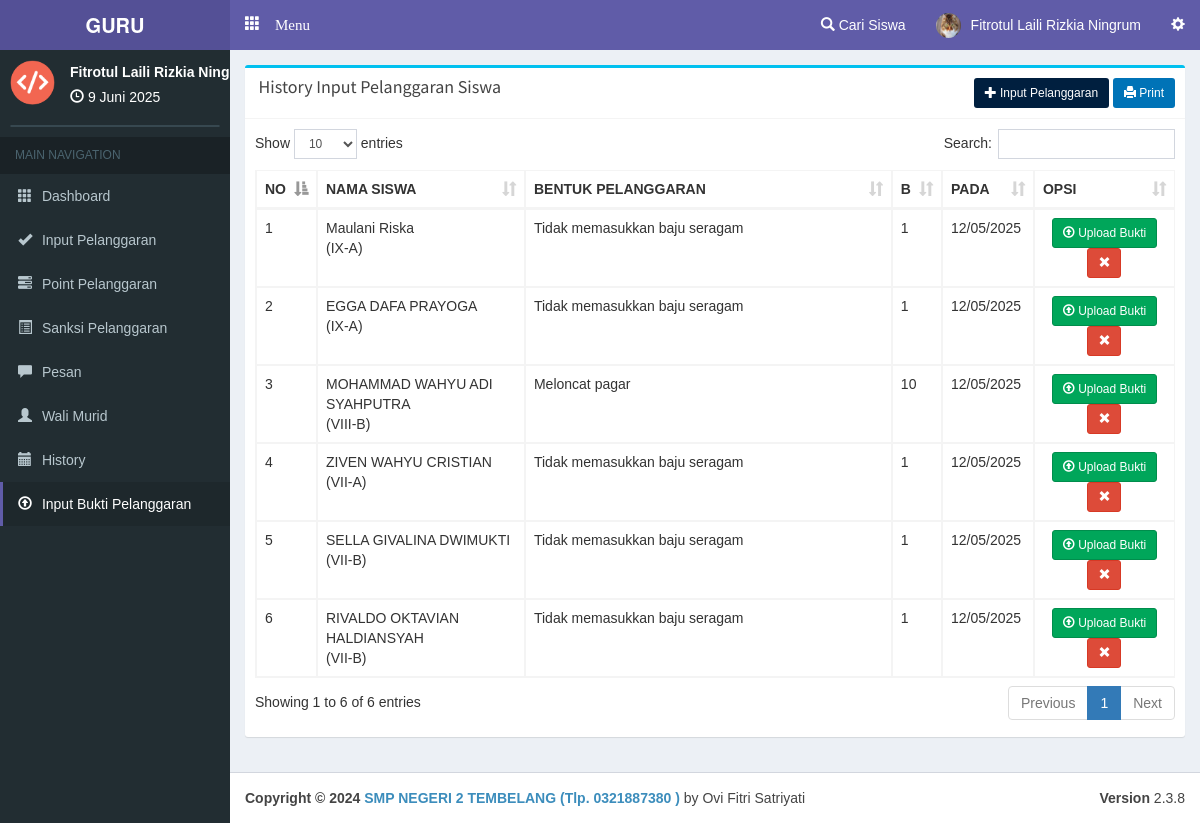
The page /guru/inputbukti (signed in) on the database its author committed.
### tables this page shows
CREATE TABLE `guru` (
  `c_guru` varchar(10) NOT NULL,
  `nama` varchar(100) NOT NULL,
  `username` varchar(30) NOT NULL,
  `password` varchar(30) NOT NULL,
  `foto` text NOT NULL
);

CREATE TABLE `pelanggaran` (
  `c_pelanggaran` varchar(5) NOT NULL,
  `c_siswa` varchar(10) NOT NULL,
  `c_kelas` varchar(10) NOT NULL,
  `c_benpel` varchar(10) NOT NULL,
  `bobot` int(4) NOT NULL,
  `c_guru` varchar(10) NOT NULL,
  `at` datetime NOT NULL
);

CREATE TABLE `siswa` (
  `c_siswa` varchar(10) NOT NULL,
  `c_kelas` varchar(10) NOT NULL,
  `nisn` varchar(20) NOT NULL,
  `nama` varchar(100) NOT NULL,
  `jk` varchar(1) NOT NULL,
  `alamat` varchar(150) NOT NULL,
  `tl` date NOT NULL
);

CREATE TABLE `kelas` (
  `c_kelas` varchar(10) NOT NULL,
  `kelas` varchar(60) NOT NULL
);

CREATE TABLE `benpel` (
  `c_benpel` varchar(10) NOT NULL,
  `c_katbenpel` varchar(10) NOT NULL,
  `benpel` text NOT NULL,
  `bobot` int(11) NOT NULL
);

### php/config.php (called while the page is built, shortened)
<?php
$base='http://localhost/pps/';
$basegu='http://localhost/pps/guru/';
?>

### php/function.php (called while the page is built, shortened)
<?php
function tgl($date){
  $array_bulan = array(1=>'Januari','Februari','Maret', 'April', 'Mei', 'Juni','Juli','Agustus','September','Oktober', 'November','Desember');
  $date = strtotime($date);
  $tanggal = date ('j', $date);
  $bulan = $array_bulan[date('n',$date)];
  $tahun = date('Y',$date);
  $result = $tanggal ." ". $bulan ." ". $tahun;
  return($result);
}
?>

### guru/view/inputbukti.php (the view, shortened to what this page needs)
<div class="row">
  <div class="col-xs-12 col-md-12 col-lg-12">
    <div class="box box-info">
      <div class="box-header  with-border">
          <h3 class="box-title">&nbsp;History Input Pelanggaran Siswa</h3>
          <span class="pull-right">
              <a href="<?php echo $basegu; ?>inputpelanggaran" class="btn bg-navy btn-sm">
                  <i class="glyphicon glyphicon-plus"></i> Input Pelanggaran
              </a>
              <a target="_blank" class="btn bg-blue btn-sm" href="<?php echo $basegu.'print/printpelguru?guru='.$_SESSION['c_guru'].''; ?>">
                  <i class="glyphicon glyphicon-print"></i> Print
              </a>
          </span>
      </div>
      <div class="box-body table-responsive">
        <table id="example1" class="table table-bordered table-hover">
          <thead>
          <tr>
            <th width="1%">NO</th>
            <th>NAMA SISWA</th>
            <th width="40%">BENTUK PELANGGARAN</th>
            <th width="1%">B</th>
            <th width="10%">PADA</th>
            <th>OPSI</th>
          </tr>
          </thead>
          <tbody>
      <?php
      $smk=mysqli_query($con,"SELECT * FROM pelanggaran where c_guru='$_SESSION[c_guru]' order by at desc ");
      $vr=1;
      while($akh=mysqli_fetch_array($smk)){
          $sis=mysqli_fetch_array(mysqli_query($con,"SELECT * FROM siswa where c_siswa='$akh[c_siswa]' "));
          $kel=mysqli_fetch_array(mysqli_query($con,"SELECT * FROM kelas where c_kelas='$akh[c_kelas]' "));
          $ben=mysqli_fetch_array(mysqli_query($con,"SELECT * FROM benpel where c_benpel='$akh[c_benpel]' "));
          $nama_siswa = preg_replace('/[^a-zA-Z0-9_\-]/', '_', $sis['nama']);
      ?>
          <tr>
            <td><?php echo $vr; ?></td>
            <td><?php echo $sis['nama']; ?><br>(<?php echo $kel['kelas']; ?>)</td>
            <td><?php echo $ben['benpel']; ?></td>
            <td><?php echo $akh['bobot']; ?></td>
            <td><?php echo date("d/m/Y", strtotime($akh['at'])); ?></td>
            <td align="center">
              <button
                  class="btn btn-success btn-sm upload-bukti-btn"
                  data-toggle="modal"
                  data-target="#uploadBuktiModal"
                  data-c_siswa="<?php echo $sis['c_siswa']; ?>"
                  data-nama_siswa="<?php echo $nama_siswa; ?>"
              >
                  <i class="glyphicon glyphicon-upload"></i> Upload Bukti
              </button>
              <a class="btn btn-danger btn-sm" data-target="#hapus<?php echo $akh['c_pelanggaran']; ?>" data-toggle="modal"><i class="glyphicon glyphicon-remove"></i></a>
            </td>
          </tr>
      <?php $vr++; } ?>
          </tbody>
        </table>
      </div>
      </div>
    </div>
  </div>
</div>

### guru/main.php (shortened to what this page needs)
<?php date_default_timezone_set('Asia/Jakarta');$date=date('Y-m-d'); require '../php/config.php'; require '../php/function.php'; session_start(); if(empty($_SESSION['c_guru'])){header('location:../login');} $na=mysqli_fetch_array(mysqli_query($con,"SELECT * FROM guru where c_guru='$_SESSION[c_guru]' "));  ?>
<!DOCTYPE html>
<html>
<head>
  <link rel="stylesheet" href="<?php echo $base; ?>theme/bootstrap/css/bootstrap.min.css">
  <link rel="stylesheet" href="<?php echo $base; ?>theme/plugins/datatables/dataTables.bootstrap.css">
  <link rel="stylesheet" href="<?php echo $base; ?>theme/dist/css/AdminLTE.min.css">
  <link rel="stylesheet" href="<?php echo $base; ?>theme/dist/css/skins/_all-skins.min.css">
  <link rel="stylesheet" href="<?php echo $base; ?>theme/plugins/iCheck/square/blue.css">
  <link rel="stylesheet" href="<?php echo $base; ?>theme/plugins/select2/select2.min.css">
</head>
<body class="skin-purple hold-transition fixed"
oncontextmenu="return false">
<div class="wrapper">
  <header class="main-header">
    <a href="#" class="logo">
      <span class="logo-lg"><b>GURU</b></span>
    </a>
    <nav class="navbar navbar-static-top" role="navigation">
      <a href="#" class="glyphicon glyphicon-th" data-toggle="offcanvas" role="button" style="color: #fff;margin-top: 15px;margin-left: 15px;font-size: 15px;"> Menu
      </a>
      <div class="navbar-custom-menu">
        <ul class="nav navbar-nav">
          <li class="dropdown notifications-menu">
            <a href="#" class="dropdown-toggle" data-toggle="dropdown">
              <i class="glyphicon glyphicon-search"></i> Cari Siswa
            </a>
          </li>
          <li class="dropdown user user-menu">
            <a href="#" class="dropdown-toggle" data-toggle="dropdown">
            <?php if($na['foto']==NULL){ ?>
              <img src="<?php echo $base; ?>php/img/avatar1.png" class="user-image" alt="User Image">
            <?php }else { ?>
              <img src="<?php echo $basegu.'/'.$na['foto']; ?>" class="user-image" alt="User Image">
            <?php } ?>
              <span class="hidden-xs"><?php echo $na['nama'] ?></span>
            </a>
          </li>
          <li>
            <a href="#" data-toggle="control-sidebar"><i class="glyphicon glyphicon-cog"></i></a>
          </li>
        </ul>
      </div>
    </nav>
  </header>
  <aside class="main-sidebar">
    <section class="sidebar">
      <div class="user-panel">
        <div class="pull-left image">
          <img src="<?php echo $base; ?>php/img/logo.ico" class="img-circle" alt="User Image">
        </div>
        <div class="pull-left info">
          <p><?php echo $na['nama']; ?></p>
          <i class="glyphicon glyphicon-time"></i> <?php echo tgl(date('d-m-Y')); ?>
        </div>
      </div>
      <form action="#" method="get" class="sidebar-form">
      </form>
<?php
if(empty($_GET['smkakh'])){
  $aak='class="active"';$bak='';$cak='';$dak='';$eak='';$fak='';$gak='';
}
else{
  $act=($_GET['smkakh']);
  if($act=='inputpelanggaran' or $act=='nextinput'){
    $aak='';$bak='class="active"';$cak='';$dak='';$eak='';$fak='';$gak='';
  }
  else if($act=='pointpelanggaran'){
    $aak='';$bak='';$cak='class="active"';$dak='';$eak='';$fak='';$gak='';
  }
  else if($act=='sanksi'){
    $aak='';$bak='';$cak='';$dak='class="active"';$eak='';$fak='';$gak='';
  }
  else if($act=='pesan'){
    $aak='';$bak='';$cak='';$dak='';$eak='class="active"';$fak='';$gak='';
  }
  else if($act=='history'){
    $aak='';$bak='';$cak='';$dak='';$eak='';$fak='class="active"';$gak='';
  }
  else if($act=='ranking'){
    $aak='';$bak='';$cak='';$dak='';$eak='';$fak='';$gak='class="active"';
  }
  else if($act=='inputbukti'){
    $aak='';$bak='';$cak='';$dak='';$eak='';$fak='';$gak='';$hak='class="active"';
  }
  else{
    $aak='';$bak='';$cak='';$dak='';$eak='';$fak='';$gak='';$hak='';
  }
}
?>
      <ul class="sidebar-menu">
        <li class="header">MAIN NAVIGATION</li>
        <li <?php echo $aak; ?>>
          <a href="<?php echo $basegu; ?>">
            <i class="glyphicon glyphicon-th"></i> <span>Dashboard</span>
          </a>
        </li>
        <li <?php echo $bak; ?>>
          <a href="<?php echo $basegu; ?>inputpelanggaran">
            <i class="glyphicon glyphicon-ok"></i> <span>Input Pelanggaran</span>
          </a>
        </li>
        <li <?php echo $cak; ?>>
          <a href="<?php echo $basegu; ?>pointpelanggaran">
            <i class="glyphicon glyphicon-tasks"></i> <span>Point Pelanggaran</span>
          </a>
        </li>
        <li <?php echo $dak; ?>>
          <a href="<?php echo $basegu; ?>sanksi">
            <i class="glyphicon glyphicon-list-alt"></i> <span>Sanksi Pelanggaran</span>
          </a>
        </li>
        <li <?php echo $eak; ?>>
          <a href="<?php echo $basegu; ?>pesan">
            <i class="glyphicon glyphicon-comment"></i> <span>Pesan</span><span id="pesanbaru"></span>
          </a>
        </li>
        <li>
          <a href="<?php echo $basegu; ?>walimurid">
            <i class="glyphicon glyphicon-user"></i> <span>Wali Murid</span>
          </a>
        </li>
        <li <?php echo $fak; ?>>
          <a href="<?php echo $basegu; ?>history">
            <i class="glyphicon glyphicon-calendar"></i> <span>History</span>
          </a>
        </li>
        <li <?php echo isset($hak) ? $hak : ''; ?>>
          <a href="<?php echo $basegu; ?>inputbukti">
            <i class="glyphicon glyphicon-upload"></i> <span>Input Bukti Pelanggaran</span>
          </a>
        </li>
      </ul>
    </section>
  </aside>
  <div class="content-wrapper">
    <section class="content">
<?php
  if(empty($_GET['smkakh'])){require 'view/home.php';}
  else{
    $act=($_GET['smkakh']);
    if($act=='inputpelanggaran'){
      require 'view/inputpel.php';
    }
    else if($act=='inputbukti'){
      require 'view/inputbukti.php';
    }
  }
?>
  </div>
  <footer class="main-footer">
    <div class="pull-right hidden-xs">
      <b>Version</b> 2.3.8
    </div>
    <strong>Copyright &copy; 2024 <a href="#">SMP NEGERI 2 TEMBELANG (Tlp. 0321887380 )</a></strong> by Ovi Fitri Satriyati
  </footer>
</body>
</html>

### guru/main.php (style rules this page uses)
body { font-family:arial; }

### rows shown on the page
guru: foto (picture), nama "Fitrotul Laili Rizkia Ningrum", nama "Fitrotul Laili Rizkia…"
pelanggaran: siswa.nama "Maulani Riska", kelas.kelas "IX-A", benpel.benpel "Tidak memasukkan baju seragam", bobot "1", at "12/05/2025"
pelanggaran: siswa.nama "EGGA DAFA PRAYOGA", kelas.kelas "IX-A", benpel.benpel "Tidak memasukkan baju seragam", bobot "1", at "12/05/2025"
pelanggaran: siswa.nama "MOHAMMAD WAHYU ADI SYAHPUTRA", kelas.kelas "VIII-B", benpel.benpel "Meloncat pagar", bobot "10", at "12/05/2025"
pelanggaran: siswa.nama "ZIVEN WAHYU CRISTIAN", kelas.kelas "VII-A", benpel.benpel "Tidak memasukkan baju seragam", bobot "1", at "12/05/2025"
pelanggaran: siswa.nama "SELLA GIVALINA DWIMUKTI", kelas.kelas "VII-B", benpel.benpel "Tidak memasukkan baju seragam", bobot "1", at "12/05/2025"
pelanggaran: siswa.nama "RIVALDO OKTAVIAN HALDIANSYAH", kelas.kelas "VII-B", benpel.benpel "Tidak memasukkan baju seragam", bobot "1", at "12/05/2025"
